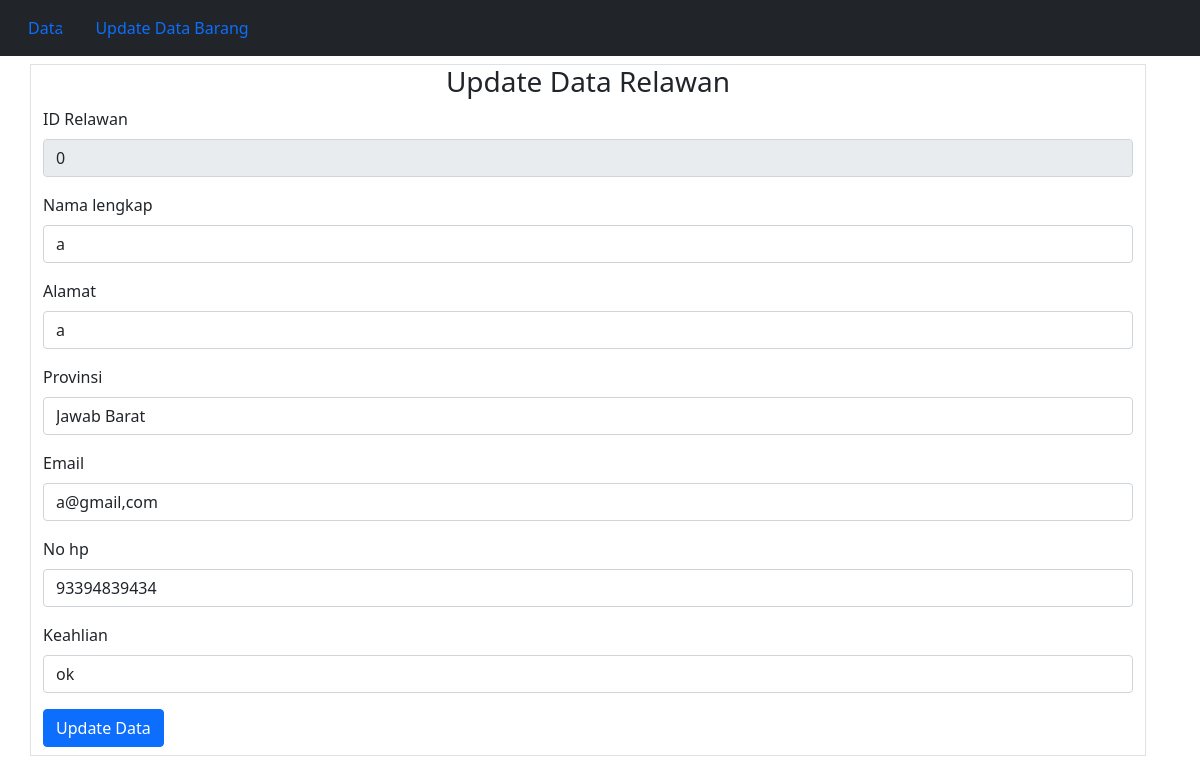
/update.php, run on the app's committed database.
### tables this page shows
CREATE TABLE `relawan` (
  `id_relawan` int(11) NOT NULL,
  `nama_lengkap` varchar(30) DEFAULT NULL,
  `alamat` varchar(50) DEFAULT NULL,
  `provinsi` varchar(25) DEFAULT NULL,
  `email` varchar(25) DEFAULT NULL,
  `no_hp` varchar(14) DEFAULT NULL,
  `keahlian` varchar(30) DEFAULT NULL
);

### update.php (the view, shortened to what this page needs)
<html>
    <head>
        <link rel="stylesheet" href="css/bootstrap.min.css">
    </head>
    <body>
      <div class="mt-5 container">
        <div class="row">
          <ul class="navbar fixed-top navbar-expand-lg navbar-dark bg-dark mb-2">
            <li class="nav-item">
              <a class="nav-link active" aria-current="page" href="index.php">Data</a>
            </li>
            <li class="nav-item">
              <a class="nav-link" href="input.php">Update Data Barang</a>
            </li>
          </ul>
        </div>
        <?php
          include 'db_connect.php';
            $id = $_GET["id_relawan"];
            $sql = "SELECT * FROM relawan WHERE id_relawan='".$id."' ";
            $result = $db->prepare($sql);
            $result->execute();
            if($row = $result->fetch()){
                $id_relawan = $row['id_relawan'];
                $nama_lengkap = $row['nama_lengkap'];
                $alamat = $row['alamat'];
                $provinsi = $row['provinsi'];
                $email = $row['email'];
                $no_hp = $row['no_hp'];
                $keahlian = $row['keahlian'];
            }
        ?>
        <form action="update_proses.php" method="post" enctype="multipart/form-data">
          <div class="mt-3 row col-12 border border-1">
            <h3 class="text-center">
              Update Data Relawan
            </h3>
              <div class="mb-3">
                <label class="form-label">ID Relawan</label>
                <input value="<?php echo $id_relawan;?>" type="text" class="form-control" name="n" id="n" placeholder="ID Relawan" disabled>
              </div>
              <div class="mb-3">
                <label for="jumlahdirawat" class="form-label">Nama lengkap</label>
                <input value="<?php echo $nama_lengkap;?>" type="text" class="form-control" name="txtNama" id="txtNama" placeholder="Nama Lengkap">
              </div>
              <div class="mb-3">
                <label for="jumlahdirawat" class="form-label">Alamat</label>
                <input value="<?php echo $alamat;?>" type="text" class="form-control" name="txtAlamat" id="txtAlamat" placeholder="Alamat">
              </div>
              <div class="mb-3">
                <label for="jumlahdirawat" class="form-label">Provinsi</label>
                <input value="<?php echo $provinsi;?>" type="text" class="form-control" name="sWilayah" id="sWilayah" placeholder="Alamat">
              </div>
              <div class="mb-3">
                <label for="jumlahdirawat" class="form-label">Email</label>
                <input value="<?php echo $email;?>" type="text" class="form-control" name="txtEmail" id="txtEmail" placeholder="Email">
              </div>
              <div class="mb-3">
                <label for="jumlahdirawat" class="form-label">No hp</label>
                <input value="<?php echo $no_hp;?>" type="text" class="form-control" name="txtHp" id="txtHp" placeholder="Nomor Handphone">
              </div>
              <div class="mb-3">
                <label for="jumlahdirawat" class="form-label">Keahlian</label>
                <input value="<?php echo $keahlian;?>" type="text" class="form-control" name="txtKeahlian" id="txtKeahlian" placeholder="Keahlian">
              </div>
              <div class="col mb-2">
                <button type="submit" class="btn btn-primary">Update Data</button>
              </div>
          </div>
        </form>
      </div>
    </body>
</html>

### data on the page
relawan: n "0", txtNama "a", txtAlamat "a", sWilayah "Jawab Barat", txtEmail "a@gmail,com", txtHp "93394839434", txtKeahlian "ok"
